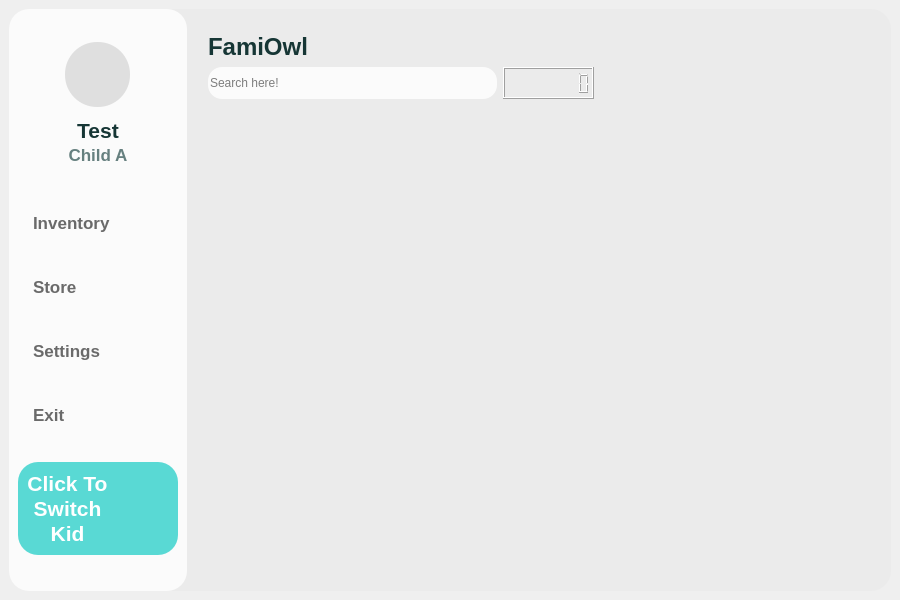
<?xml version="1.0" encoding="UTF-8"?>
<ui version="4.0">
 <class>FamiOwl</class>
 <widget class="QMainWindow" name="FamiOwl">
  <property name="geometry">
   <rect>
    <x>0</x>
    <y>0</y>
    <width>900</width>
    <height>600</height>
   </rect>
  </property>
  <property name="windowTitle">
   <string>FamiOwl Client</string>
  </property>
  <property name="styleSheet">
   <string notr="true">QScrollBar:horizontal{
    height:8px;
    background:rgba(0,0,0,0%);
border-radius:4px;

}
QScrollBar::handle:horizontal{
    background:rgba(125,125,125,50%);
border-radius:4px;
}
QScrollBar::handle:horizontal:hover{
    background:rgba(125,125,125,100%);
    min-width:0;
}
QScrollBar::add-line:horizontal{
    height:0px;width:0px;

}
QScrollBar::sub-line:horizontal{
    height:0px;width:0px;

}
QScrollBar::add-line:horizontal:hover{
    height:0px;width:0px;

}
QScrollBar::sub-line:horizontal:hover{
    height:0px;width:0px;

}
QScrollBar::add-page:horizontal,QScrollBar::sub-page:horizontal
{
    background:rgba(0,0,0,10%);
    border-radius:4px;
}

QScrollBar:vertical{
    width:8px;
    background:rgba(0,0,0,0%);

}
QScrollBar::handle:vertical{
    width:0px;
    background:rgba(125,125,125,50%);
    border-radius:4px;
}
QScrollBar::handle:vertical:hover{
    width:0px;
    background:rgba(125,125,125,100%);
    border-radius:4px;
    min-width:20;
}
QScrollBar::add-line:vertical{
    height:0px;width:0px;

}
QScrollBar::sub-line:vertical{
    height:0px;width:0px;

}
QScrollBar::add-line:vertical:hover{
    height:0px;width:0px;

}
QScrollBar::sub-line:vertical:hover{
    height:0px;width:0px;

}
QScrollBar::add-page:vertical,QScrollBar::sub-page:vertical
{
    background:rgba(0,0,0,10%);
    border-radius:4px;
}
</string>
  </property>
  <widget class="QWidget" name="centralwidget">
   <layout class="QHBoxLayout" name="horizontalLayout_8">
    <item>
     <widget class="QFrame" name="central_frame">
      <property name="styleSheet">
       <string notr="true">QFrame#central_frame{
	background-color: rgb(235, 235, 235);
	border-radius:20px;
}</string>
      </property>
      <property name="frameShape">
       <enum>QFrame::StyledPanel</enum>
      </property>
      <property name="frameShadow">
       <enum>QFrame::Raised</enum>
      </property>
      <layout class="QHBoxLayout" name="horizontalLayout_7" stretch="1,4">
       <property name="spacing">
        <number>12</number>
       </property>
       <property name="leftMargin">
        <number>0</number>
       </property>
       <property name="topMargin">
        <number>0</number>
       </property>
       <property name="rightMargin">
        <number>0</number>
       </property>
       <property name="bottomMargin">
        <number>0</number>
       </property>
       <item>
        <widget class="QFrame" name="profile_frame">
         <property name="styleSheet">
          <string notr="true">QFrame#profile_frame{
	background-color: rgba(255, 255, 255, 0.8);
	border-radius:20px;
}</string>
         </property>
         <property name="frameShape">
          <enum>QFrame::StyledPanel</enum>
         </property>
         <property name="frameShadow">
          <enum>QFrame::Raised</enum>
         </property>
         <layout class="QVBoxLayout" name="verticalLayout_2" stretch="1,0,0,0,0">
          <property name="spacing">
           <number>2</number>
          </property>
          <property name="bottomMargin">
           <number>36</number>
          </property>
          <item>
           <widget class="QFrame" name="profile_image_frame">
            <property name="sizePolicy">
             <sizepolicy hsizetype="Preferred" vsizetype="Maximum">
              <horstretch>0</horstretch>
              <verstretch>0</verstretch>
             </sizepolicy>
            </property>
            <property name="styleSheet">
             <string notr="true">border:none</string>
            </property>
            <property name="frameShape">
             <enum>QFrame::StyledPanel</enum>
            </property>
            <property name="frameShadow">
             <enum>QFrame::Raised</enum>
            </property>
            <layout class="QHBoxLayout" name="horizontalLayout_6">
             <property name="topMargin">
              <number>24</number>
             </property>
             <item>
              <widget class="QWidget" name="profile_image_widget" native="true">
               <property name="minimumSize">
                <size>
                 <width>65</width>
                 <height>65</height>
                </size>
               </property>
               <property name="maximumSize">
                <size>
                 <width>65</width>
                 <height>65</height>
                </size>
               </property>
               <property name="styleSheet">
                <string notr="true">border-radius:32px;
background-color: rgb(223, 223, 223);</string>
               </property>
              </widget>
             </item>
            </layout>
           </widget>
          </item>
          <item>
           <widget class="QLabel" name="parent_name_label">
            <property name="font">
             <font>
              <pointsize>16</pointsize>
              <bold>true</bold>
             </font>
            </property>
            <property name="styleSheet">
             <string notr="true">color: rgb(22, 54, 53)</string>
            </property>
            <property name="text">
             <string>Test</string>
            </property>
            <property name="alignment">
             <set>Qt::AlignCenter</set>
            </property>
           </widget>
          </item>
          <item>
           <widget class="QLabel" name="child_name_label">
            <property name="font">
             <font>
              <pointsize>13</pointsize>
              <bold>true</bold>
             </font>
            </property>
            <property name="styleSheet">
             <string notr="true">color: rgb(102, 128, 127);</string>
            </property>
            <property name="text">
             <string>Child A</string>
            </property>
            <property name="alignment">
             <set>Qt::AlignCenter</set>
            </property>
           </widget>
          </item>
          <item>
           <widget class="QListWidget" name="menu_listwidget">
            <property name="font">
             <font>
              <pointsize>13</pointsize>
              <bold>true</bold>
             </font>
            </property>
            <property name="styleSheet">
             <string notr="true">QListView {
	padding-top:24px;
	border-radius: 20px;
	color: rgb(106, 106, 106);
	background-color: transparent;
}
QListView::item{
background-color: transparent;
height:40px;
padding-left:12px;
padding:12px;
}
QListView::item:hover {
	background-color: rgba(216, 216, 216, 50);

}
QListView::item:selected {
	/*background-color: transparent;*/
	background-color: rgba(90, 216, 212,50);
	color: rgb(40, 92, 90);
border-left: 2px solid rgb(90, 216, 212)


}
</string>
            </property>
            <property name="iconSize">
             <size>
              <width>24</width>
              <height>24</height>
             </size>
            </property>
            <item>
             <property name="text">
              <string>Inventory</string>
             </property>
             <property name="icon">
              <iconset resource="resource/resources.qrc">
               <normaloff>:/buttom/img/buttom/任天堂游戏_switch-nintendo.svg</normaloff>:/buttom/img/buttom/任天堂游戏_switch-nintendo.svg</iconset>
             </property>
            </item>
            <item>
             <property name="text">
              <string>Store</string>
             </property>
             <property name="icon">
              <iconset resource="resource/resources.qrc">
               <normaloff>:/buttom/img/buttom/文件柜_file-cabinet.svg</normaloff>:/buttom/img/buttom/文件柜_file-cabinet.svg</iconset>
             </property>
            </item>
            <item>
             <property name="text">
              <string>Settings</string>
             </property>
             <property name="icon">
              <iconset resource="resource/resources.qrc">
               <normaloff>:/buttom/img/buttom/设置配置_setting-config.svg</normaloff>:/buttom/img/buttom/设置配置_setting-config.svg</iconset>
             </property>
            </item>
            <item>
             <property name="text">
              <string>Exit</string>
             </property>
             <property name="icon">
              <iconset resource="resource/resources.qrc">
               <normaloff>:/buttom/img/buttom/退出_logout.svg</normaloff>:/buttom/img/buttom/退出_logout.svg</iconset>
             </property>
            </item>
           </widget>
          </item>
          <item>
           <widget class="QFrame" name="switch_child_frame">
            <property name="styleSheet">
             <string notr="true">QFrame{
	background-color: rgb(89, 217, 212);
	border-radius:20px;color: rgb(255, 255, 255);
}

</string>
            </property>
            <property name="frameShape">
             <enum>QFrame::StyledPanel</enum>
            </property>
            <property name="frameShadow">
             <enum>QFrame::Raised</enum>
            </property>
            <layout class="QHBoxLayout" name="horizontalLayout">
             <item>
              <layout class="QVBoxLayout" name="verticalLayout">
               <property name="spacing">
                <number>0</number>
               </property>
               <item>
                <widget class="QLabel" name="click_to_label">
                 <property name="font">
                  <font>
                   <pointsize>16</pointsize>
                   <bold>true</bold>
                  </font>
                 </property>
                 <property name="text">
                  <string>Click To</string>
                 </property>
                 <property name="alignment">
                  <set>Qt::AlignCenter</set>
                 </property>
                </widget>
               </item>
               <item>
                <widget class="QLabel" name="switch_label">
                 <property name="font">
                  <font>
                   <pointsize>16</pointsize>
                   <bold>true</bold>
                  </font>
                 </property>
                 <property name="text">
                  <string>Switch</string>
                 </property>
                 <property name="alignment">
                  <set>Qt::AlignCenter</set>
                 </property>
                </widget>
               </item>
               <item>
                <widget class="QLabel" name="kid_table">
                 <property name="font">
                  <font>
                   <pointsize>16</pointsize>
                   <bold>true</bold>
                  </font>
                 </property>
                 <property name="text">
                  <string>Kid</string>
                 </property>
                 <property name="alignment">
                  <set>Qt::AlignCenter</set>
                 </property>
                </widget>
               </item>
              </layout>
             </item>
             <item>
              <widget class="QPushButton" name="switch_child_button">
               <property name="sizePolicy">
                <sizepolicy hsizetype="Preferred" vsizetype="Preferred">
                 <horstretch>0</horstretch>
                 <verstretch>0</verstretch>
                </sizepolicy>
               </property>
               <property name="minimumSize">
                <size>
                 <width>55</width>
                 <height>55</height>
                </size>
               </property>
               <property name="maximumSize">
                <size>
                 <width>55</width>
                 <height>55</height>
                </size>
               </property>
               <property name="styleSheet">
                <string notr="true">image: url(:/buttom/img/buttom/切换_switch.svg);
border-radius:32px;
background-color: transparent;</string>
               </property>
               <property name="text">
                <string/>
               </property>
              </widget>
             </item>
            </layout>
           </widget>
          </item>
         </layout>
        </widget>
       </item>
       <item>
        <layout class="QVBoxLayout" name="content_frame" stretch="0,0">
         <property name="spacing">
          <number>12</number>
         </property>
         <item>
          <widget class="QFrame" name="active_game_frame">
           <property name="styleSheet">
            <string notr="true">.QFrame{
	background-color: rgba(255, 255, 255, 0);
	border-radius:20px;
}</string>
           </property>
           <property name="frameShape">
            <enum>QFrame::StyledPanel</enum>
           </property>
           <property name="frameShadow">
            <enum>QFrame::Raised</enum>
           </property>
           <layout class="QVBoxLayout" name="verticalLayout_3">
            <property name="topMargin">
             <number>24</number>
            </property>
            <item>
             <widget class="QLabel" name="famiowl_title_label">
              <property name="font">
               <font>
                <pointsize>18</pointsize>
                <bold>true</bold>
               </font>
              </property>
              <property name="styleSheet">
               <string notr="true">color: rgb(22, 54, 53)</string>
              </property>
              <property name="text">
               <string>FamiOwl</string>
              </property>
             </widget>
            </item>
            <item>
             <layout class="QHBoxLayout" name="active_game_layout">
              <item>
               <widget class="QLineEdit" name="search_game_line">
                <property name="minimumSize">
                 <size>
                  <width>0</width>
                  <height>32</height>
                 </size>
                </property>
                <property name="styleSheet">
                 <string notr="true">.QLineEdit{
	background-color: rgba(255, 255, 255,0.8);
	border:0px solid red;
	border-radius:14px;
}</string>
                </property>
                <property name="inputMask">
                 <string/>
                </property>
                <property name="text">
                 <string/>
                </property>
                <property name="alignment">
                 <set>Qt::AlignLeading|Qt::AlignLeft|Qt::AlignVCenter</set>
                </property>
                <property name="readOnly">
                 <bool>false</bool>
                </property>
                <property name="placeholderText">
                 <string>Search here!</string>
                </property>
                <property name="clearButtonEnabled">
                 <bool>true</bool>
                </property>
               </widget>
              </item>
              <item>
               <widget class="QLCDNumber" name="game_timer">
                <property name="styleSheet">
                 <string notr="true"/>
                </property>
                <property name="digitCount">
                 <number>8</number>
                </property>
               </widget>
              </item>
              <item>
               <spacer name="horizontalSpacer">
                <property name="orientation">
                 <enum>Qt::Horizontal</enum>
                </property>
                <property name="sizeHint" stdset="0">
                 <size>
                  <width>40</width>
                  <height>20</height>
                 </size>
                </property>
               </spacer>
              </item>
             </layout>
            </item>
           </layout>
          </widget>
         </item>
         <item>
          <widget class="QStackedWidget" name="stackedWidget">
           <property name="currentIndex">
            <number>1</number>
           </property>
           <widget class="QWidget" name="game_page">
            <widget class="QScrollArea" name="game_scrollArea">
             <property name="geometry">
              <rect>
               <x>0</x>
               <y>0</y>
               <width>689</width>
               <height>434</height>
              </rect>
             </property>
             <property name="styleSheet">
              <string notr="true">QWidget{
border:none;
	background-color: rgba(255, 255, 255, 0);
}</string>
             </property>
             <property name="verticalScrollBarPolicy">
              <enum>Qt::ScrollBarAlwaysOff</enum>
             </property>
             <property name="horizontalScrollBarPolicy">
              <enum>Qt::ScrollBarAlwaysOff</enum>
             </property>
             <property name="widgetResizable">
              <bool>true</bool>
             </property>
             <widget class="QWidget" name="game_scrollAreaWidgetContents">
              <property name="geometry">
               <rect>
                <x>0</x>
                <y>0</y>
                <width>689</width>
                <height>434</height>
               </rect>
              </property>
              <layout class="QVBoxLayout" name="verticalLayout_13">
               <property name="spacing">
                <number>24</number>
               </property>
               <property name="leftMargin">
                <number>36</number>
               </property>
               <property name="topMargin">
                <number>36</number>
               </property>
               <property name="rightMargin">
                <number>124</number>
               </property>
               <property name="bottomMargin">
                <number>36</number>
               </property>
              </layout>
             </widget>
            </widget>
           </widget>
           <widget class="QWidget" name="library_page">
            <widget class="QScrollArea" name="library_scrollArea">
             <property name="geometry">
              <rect>
               <x>0</x>
               <y>0</y>
               <width>689</width>
               <height>434</height>
              </rect>
             </property>
             <property name="styleSheet">
              <string notr="true">QWidget{
border:none;
	background-color: rgba(255, 255, 255, 0);
}</string>
             </property>
             <property name="verticalScrollBarPolicy">
              <enum>Qt::ScrollBarAlwaysOff</enum>
             </property>
             <property name="horizontalScrollBarPolicy">
              <enum>Qt::ScrollBarAlwaysOff</enum>
             </property>
             <property name="widgetResizable">
              <bool>true</bool>
             </property>
             <widget class="QWidget" name="library_scrollAreaWidgetContents">
              <property name="geometry">
               <rect>
                <x>0</x>
                <y>0</y>
                <width>689</width>
                <height>434</height>
               </rect>
              </property>
              <layout class="QVBoxLayout" name="verticalLayout_14">
               <property name="spacing">
                <number>24</number>
               </property>
               <property name="leftMargin">
                <number>36</number>
               </property>
               <property name="topMargin">
                <number>36</number>
               </property>
               <property name="rightMargin">
                <number>124</number>
               </property>
               <property name="bottomMargin">
                <number>36</number>
               </property>
              </layout>
             </widget>
            </widget>
           </widget>
           <widget class="QWidget" name="setting_page"/>
          </widget>
         </item>
        </layout>
       </item>
      </layout>
     </widget>
    </item>
   </layout>
  </widget>
 </widget>
 <resources>
  <include location="resource/resources.qrc"/>
 </resources>
 <connections/>
</ui>
